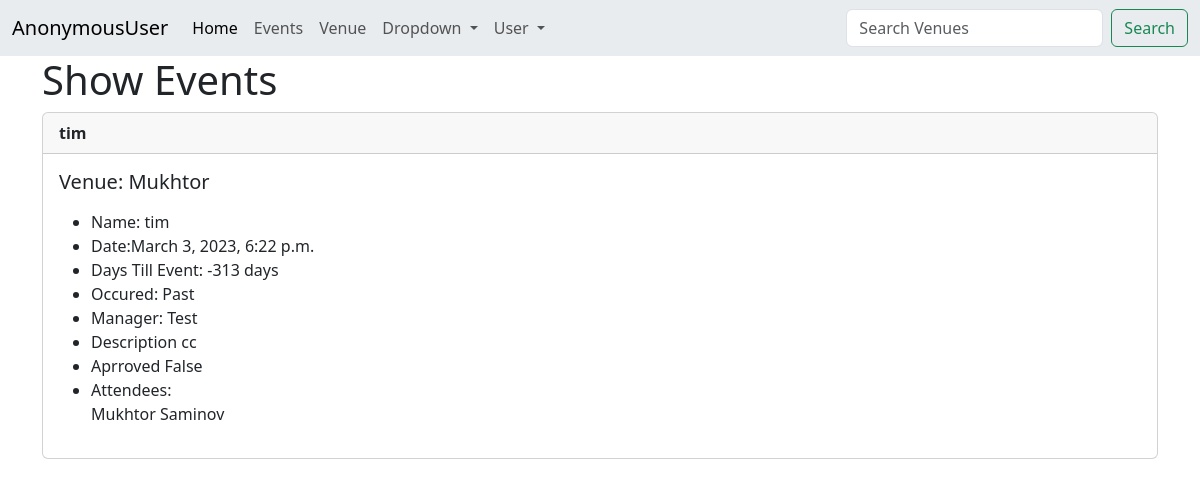
Page /show_event/10 on the earlier database version.
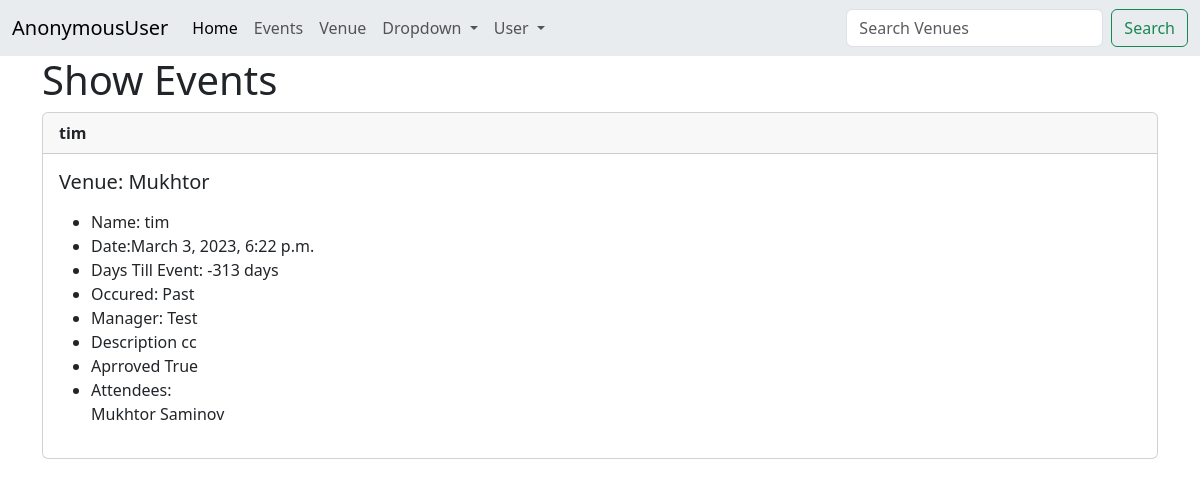
Same page on the later database version.
### home/models.py (models this page shows)
class Event(models.Model):
    name=models.CharField("Event Name",max_length=120)
    event_data=models.DateTimeField('Event Data')
    venue=models.ForeignKey(Venue,blank=True,null=True,on_delete=models.CASCADE)
    manager=models.ForeignKey(User,blank=True,null=True,on_delete=models.SET_NULL)
    description=models.TextField(blank=True)
    attendees=models.ManyToManyField(MyClubUser,blank=True)
    aprroved=models.BooleanField("Aprroved",default=False)
    def __str__(self):
        return self.name
    @property
    def Days_till(self):
        today=date.today()
        days_till=self.event_data.date()-today
        days_till_stripped=str(days_till).split(',',1)[0]
        return days_till_stripped
    @property
    def Is_Past(self):
        today=date.today()
        if self.event_data.date()<today:
            thing="Past"
        else:
            thing="Future"
        return thing

class Venue(models.Model):
    name=models.CharField('Venue Name',max_length=120)
    address=models.CharField(max_length=300)
    zip_code=models.CharField('Zip Code',max_length=100)
    phone=models.CharField('Contact Phone',max_length=100,blank=True)
    web=models.URLField('Website Address',blank=True)
    email_address=models.EmailField('Email',blank=True)
    owner=models.IntegerField('Venue Owner',blank=False,default=1)
    venue_image=models.ImageField(null=True,blank=True,upload_to="venue_image/")
    def __str__(self):
        return self.name

### home/views.py (the view)
# urls.py: path('show_event/<event_id>',views.show_events,name='show_event'),
def show_events(request,event_id):
    event=Event.objects.get(pk=event_id)
    return render(request, 'show_event.html',{'event':event})

### home/models.py (called while the page is built)
    def __str__(self):
        return self.firstname + " " + self.lastname

### Template/show_event.html (shortened to what this page needs)
{% extends "base.html" %}
{% block content %}
<h1>Show  Events </h1>
<div class="card">
    <div class="card-header">
        <strong>{{ event }}</strong>
    </div>
    <div class="card-body">
      <h5 class="card-title">Venue: {{ event.venue }}
      </h5>
      <p class="card-text">
        <ul>
        <li>Name: {{ event.name }} </li>
        <li> Date:{{ event.event_data }} </li>
        <li>Days Till Event: {{ event.Days_till }} </li>
        <li> Occured: {{ event.Is_Past }}</li>
        <li>Manager: {{ event.manager }} </li>
        <li> Description {{ event.description }} </li>
        <li> Aprroved {{ event.aprroved}} </li>
        <li>Attendees: <br>
            {% for user in event.attendees.all %}
            {{ user }}<br>
            {% endfor %}
        </li>
        </ul>
      </p>
    </div>
  </div><br>
{% endblock %}

Differences in the rows shown:
changed Event "tim": aprroved "False" → "True"
